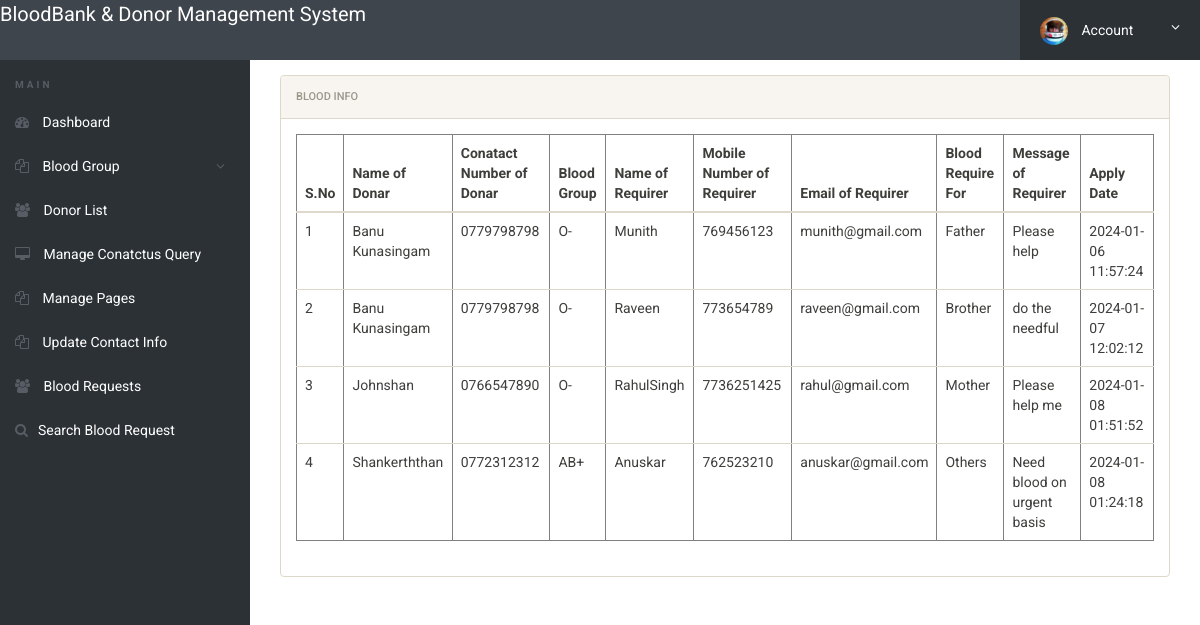
Page /blood-net/admin/blood-requests.php (signed in) on the committed database.
### tables this page shows
CREATE TABLE `tblbloodrequirer` (
  `ID` int(10) NOT NULL,
  `BloodDonarID` int(10) DEFAULT NULL,
  `name` varchar(250) DEFAULT NULL,
  `EmailId` varchar(250) DEFAULT NULL,
  `ContactNumber` bigint(10) DEFAULT NULL,
  `BloodRequirefor` varchar(250) DEFAULT NULL,
  `Message` mediumtext DEFAULT NULL,
  `ApplyDate` timestamp NULL DEFAULT current_timestamp()
);

CREATE TABLE `tblblooddonars` (
  `id` int(11) NOT NULL,
  `FullName` varchar(100) DEFAULT NULL,
  `MobileNumber` char(11) DEFAULT NULL,
  `EmailId` varchar(100) DEFAULT NULL,
  `Gender` varchar(20) DEFAULT NULL,
  `Age` int(11) DEFAULT NULL,
  `BloodGroup` varchar(20) DEFAULT NULL,
  `Address` varchar(255) DEFAULT NULL,
  `Message` mediumtext DEFAULT NULL,
  `PostingDate` timestamp NOT NULL DEFAULT current_timestamp(),
  `status` int(1) DEFAULT NULL,
  `Password` varchar(250) DEFAULT NULL
);

### blood-net/admin/blood-requests.php (the view, shortened to what this page needs)
<?php
include('includes/config.php');
if(strlen($_SESSION['alogin'])==0)
	{
header('location:index.php');
}
else{
 ?>
<!doctype html>
<html lang="en" class="no-js">
<head>
	<link rel="stylesheet" href="css/font-awesome.min.css">
	<link rel="stylesheet" href="css/bootstrap.min.css">
	<link rel="stylesheet" href="css/dataTables.bootstrap.min.css">
	<link rel="stylesheet" href="css/bootstrap-social.css">
	<link rel="stylesheet" href="css/bootstrap-select.css">
	<link rel="stylesheet" href="css/fileinput.min.css">
	<link rel="stylesheet" href="css/awesome-bootstrap-checkbox.css">
	<link rel="stylesheet" href="css/style.css">
</head>
<body>
	<?php include('includes/header.php');?>
	<div class="ts-main-content">
		<?php include('includes/leftbar.php');?>
		<div class="content-wrapper">
			<div class="container-fluid">
					<div class="col-md-12">
						<div class="panel panel-default">
							<div class="panel-heading">Blood Info</div>
							<div class="panel-body">
								<table border="1" class="table table-responsive">
                                    <thead>
                                         <tr>
                                         	<th>S.No</th>
                                          <th>Name of Donar</th>
                                          <th>Conatact Number of Donar</th>
                                          <th>Blood Group</th>
                                            <th>Name of Requirer</th>
                                            <th>Mobile Number of Requirer</th>
                                            <th>Email of Requirer</th>
                                            <th>Blood Require For</th>
                                            <th>Message of Requirer</th>
                                            <th>Apply Date</th>
                                        </tr>
                                    </thead>
                                    <tbody>
                                        <tr><?php
$sql="SELECT tblbloodrequirer.BloodDonarID,tblbloodrequirer.name,tblbloodrequirer.EmailId,tblbloodrequirer.ContactNumber,tblbloodrequirer.BloodRequirefor,tblbloodrequirer.Message,tblbloodrequirer.ApplyDate,tblblooddonars.id as donid,tblblooddonars.FullName,tblblooddonars.MobileNumber,tblblooddonars.BloodGroup  from  tblbloodrequirer join tblblooddonars on tblblooddonars.id=tblbloodrequirer.BloodDonarID where tblblooddonars.FullName like '%$sdata%' || tblblooddonars.MobileNumber like '%$sdata%'";
$query = $dbh -> prepare($sql);
$query->execute();
$results=$query->fetchAll(PDO::FETCH_OBJ);
$cnt=1;
if($query->rowCount() > 0)
{
foreach($results as $row)
{               ?>
                                            <td><?php echo htmlentities($cnt);?></td>
                                            <td><?php  echo htmlentities($row->FullName);?></td>
                                            <td><?php  echo htmlentities($row->MobileNumber);?></td>
                                            <td><?php  echo htmlentities($row->BloodGroup);?></td>
                                        <td><?php  echo htmlentities($row->name);?></td>
                                             <td><?php  echo htmlentities($row->ContactNumber);?></td>
                                             <td><?php  echo htmlentities($row->EmailId);?></td>
                                          <td><?php  echo htmlentities($row->BloodRequirefor);?></td>
                 <td><?php  echo htmlentities($row->Message);?>
                  </td>
                                            <td>
                                              <?php  echo htmlentities($row->ApplyDate);?>
                                            </td>
                                        </tr>
                                    <?php $cnt=$cnt+1;}} else {?>
                                        <tr>
                                            <th colspan="8" style="color:red;"> No Record found</th>
                                        </tr>
                                    <?php } ?>
                                    </tbody>
                                </table>
							</div>
						</div>
					</div>
				</div>
			</div>
		</div>
</body>
</html>
<?php } ?>

### blood-net/admin/css/style.css (style rules this page uses)
html { font-size: 14px; }
@media only screen and (min-width: 480px) { html { font-size: 17px; } }
@media only screen and (min-width: 768px) { html { font-size: 14px; } }
body { font-size: 1em; }
.panel { overflow: hidden; }
.ts-main-content .content-wrapper { padding-top: 15px; margin-top: 60px; }
@media only screen and (min-width: 992px) { .ts-main-content .content-wrapper { margin-left: 250px; } }

### rows in the picture
tblbloodrequirer: BloodDonarID.FullName "Banu Kunasingam", BloodDonarID.MobileNumber "0779798798", BloodDonarID.BloodGroup "O-", name "Munith", ContactNumber "769456123", EmailId "munith@gmail.com", BloodRequirefor "Father", Message "Please help", ApplyDate "2024-01-06 11:57:24"
tblbloodrequirer: BloodDonarID.FullName "Banu Kunasingam", BloodDonarID.MobileNumber "0779798798", BloodDonarID.BloodGroup "O-", name "Raveen", ContactNumber "773654789", EmailId "raveen@gmail.com", BloodRequirefor "Brother", Message "do the needful", ApplyDate "2024-01-07 12:02:12"
tblbloodrequirer: BloodDonarID.FullName "Johnshan", BloodDonarID.MobileNumber "0766547890", BloodDonarID.BloodGroup "O-", name "RahulSingh", ContactNumber "7736251425", EmailId "rahul@gmail.com", BloodRequirefor "Mother", Message "Please help me", ApplyDate "2024-01-08 01:51:52"
tblbloodrequirer: BloodDonarID.FullName "Shankerththan", BloodDonarID.MobileNumber "0772312312", BloodDonarID.BloodGroup "AB+", name "Anuskar", ContactNumber "762523210", EmailId "anuskar@gmail.com", BloodRequirefor "Others", Message "Need blood on urgent basis", ApplyDate "2024-01-08 01:24:18"
